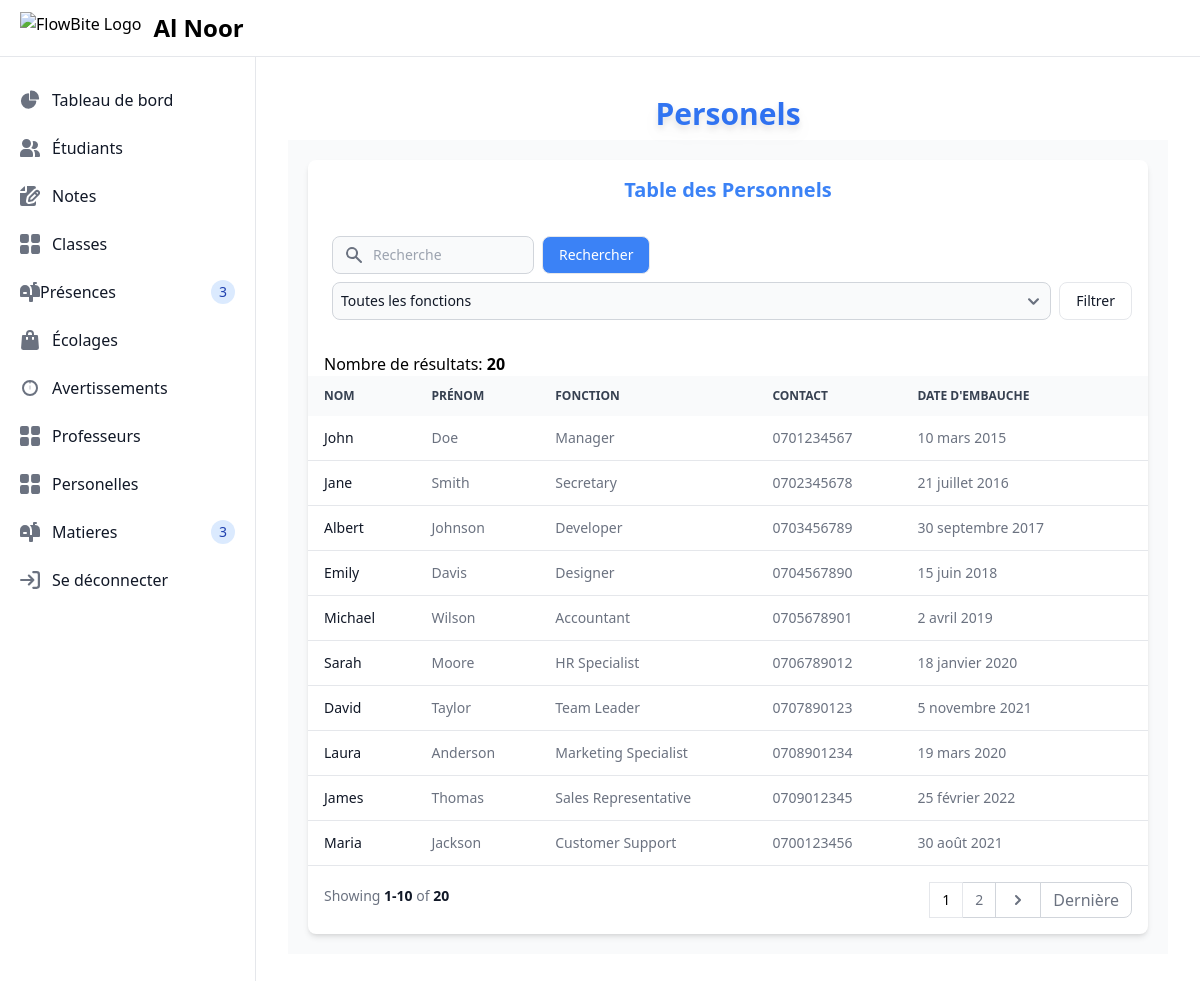
/personelles/, run on an earlier commit of the app's database.
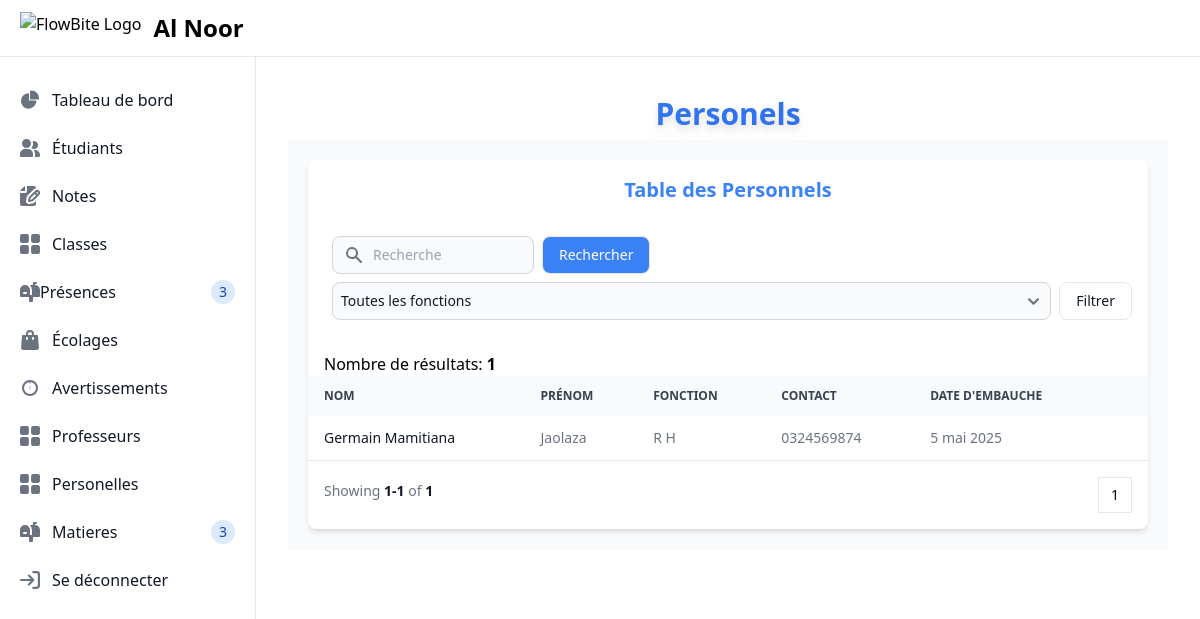
And on a later commit of the database.
### main/models.py (models this page shows, shortened)
class Personnel(models.Model):
    nom = models.CharField(max_length=100, verbose_name="Nom")  # Last name
    prenom = models.CharField(max_length=100, verbose_name="Prénom")  # First name
    fonction = models.CharField(max_length=100, verbose_name="Fonction")  # Job position
    contact = models.CharField(max_length=15, verbose_name="Contact")  # Contact number
    date_d_embauche = models.DateField(verbose_name="Date d'embauche")  # Hiring date
    photo = models.ImageField(upload_to='personnel_photos/', default='default.png',blank=True, null=True,verbose_name="Photo de Personnel")
    class Meta:
        verbose_name = "Personnel"
        verbose_name_plural = "Personnel"

### main/views.py (the view)
# urls.py: path('personelles/',views.personelles,name="personelles"),
def personelles(request):
    query = request.GET.get('q', '')  # If there's no query, default is an empty string
    personnels = Personnel.objects.all()
    all_fonctions=Personnel.objects.values_list("fonction",flat=True).distinct()
    if query:
        personnels = personnels.filter(nom__icontains=query)  # Filter by name
    selected_fonction = request.GET.get('fonction')
    if selected_fonction:
        personnels=personnels.filter(fonction=selected_fonction)
    personnel_count=personnels.count()
    paginator = Paginator(personnels, 10)  # Show 10 personnels per page
    page_number = request.GET.get('page')  # Get the current page number from the request
    obj = paginator.get_page(page_number)  # Get the personnels for the current page
    return render(request,'main/personnels.html', {"personnels": obj,"selected_fonction":selected_fonction,"all_fonctions":all_fonctions,'personnel_count':personnel_count})

### main/templates/main/personnels.html
{% extends "main/layout.html" %}
{% block layout %}
  {% include "main/components/heading.html" with name="Personels" %}
{% include "main/tables/personnels.html" %}
{% endblock %}

### main/templates/main/tables/personnels.html (shortened to what the changed rows need)
<section class="bg-gray-50 dark:bg-gray-900 sm:p-5">
    <div class="w-100">
        <div class="bg-white dark:bg-gray-800 relative shadow-md sm:rounded-lg overflow-hidden">
            <h1 class="text-center font-bold text-blue-500 text-xl p-4">Table des Personnels</h1>
            <div class="mt-4 mx-4">
                <p> Nombre de résultats: <span class="font-bold">{{ personnel_count }}</span></p>
            </div>
            <div class="overflow-x-auto">
                <table class="w-full text-sm text-left text-gray-500 dark:text-gray-400">
                    <thead class="text-xs text-gray-700 uppercase bg-gray-50 dark:bg-gray-700 dark:text-gray-400">
                        <tr>
                            <th scope="col" class="px-4 py-3">Nom</th>
                            <th scope="col" class="px-4 py-3">Prénom</th>
                            <th scope="col" class="px-4 py-3">Fonction</th>
                            <th scope="col" class="px-4 py-3">Contact</th>
                            <th scope="col" class="px-4 py-3">Date d'Embauche</th>
                            <th scope="col" class="px-4 py-3">
                            </th>
                        </tr>
                    </thead>
                    <tbody>
                        {% for personnel in personnels %}
                        <tr class="border-b dark:border-gray-700">
                             <td class="px-4 py-3 font-medium text-gray-900 whitespace-nowrap dark:text-white">{{ personnel.nom }}</td>
                            <td class="px-4 py-3">{{ personnel.prenom }}</td>
                            <td class="px-4 py-3">{{ personnel.fonction }}</td>
                            <td class="px-4 py-3">{{ personnel.contact }}</td>
                            <td class="px-4 py-3">{{ personnel.date_d_embauche }}</td>
                        </tr>
                        {% endfor %}
                    </tbody>
                </table>
            </div>
            {% include "main/components/paginations.html" with obj=personnels %}
        </div>
    </div>
</section>

What changed in the data, as far as the page shows it:
removed Personnel: nom "John", prenom "Doe", fonction "Manager", contact "0701234567", date_d_embauche "10 mars 2015"
removed Personnel: nom "Jane", prenom "Smith", fonction "Secretary", contact "0702345678", date_d_embauche "21 juillet 2016"
removed Personnel: nom "Albert", prenom "Johnson", fonction "Developer", contact "0703456789", date_d_embauche "30 septembre 2017"
removed Personnel: nom "Emily", prenom "Davis", fonction "Designer", contact "0704567890", date_d_embauche "15 juin 2018"
removed Personnel: nom "Michael", prenom "Wilson", fonction "Accountant", contact "0705678901", date_d_embauche "2 avril 2019"
removed Personnel: nom "Sarah", prenom "Moore", fonction "HR Specialist", contact "0706789012", date_d_embauche "18 janvier 2020"
removed Personnel: nom "David", prenom "Taylor", fonction "Team Leader", contact "0707890123", date_d_embauche "5 novembre 2021"
removed Personnel: nom "Laura", prenom "Anderson", fonction "Marketing Specialist", contact "0708901234", date_d_embauche "19 mars 2020"
removed Personnel: nom "James", prenom "Thomas", fonction "Sales Representative", contact "0709012345", date_d_embauche "25 février 2022"
removed Personnel: nom "Maria", prenom "Jackson", fonction "Customer Support", contact "0700123456", date_d_embauche "30 août 2021"
added Personnel: nom "Germain Mamitiana", prenom "Jaolaza", fonction "R H", contact "0324569874", date_d_embauche "5 mai 2025"
Also different on the page:
{{ personnel_count }}: "20" → "1"
{{ obj.end_index }}: "10" → "1"
{{ obj.paginator.count }}: "20" → "1"
list line gone: "2"
text no longer shown: "Dernière"
